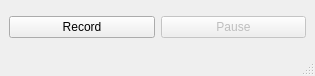
<?xml version="1.0" encoding="UTF-8"?>
<ui version="4.0">
 <class>AudioRecorder</class>
 <widget class="QMainWindow" name="AudioRecorder">
  <property name="geometry">
   <rect>
    <x>0</x>
    <y>0</y>
    <width>315</width>
    <height>76</height>
   </rect>
  </property>
  <property name="windowTitle">
   <string>MainWindow</string>
  </property>
  <widget class="QWidget" name="centralwidget">
   <layout class="QGridLayout" name="gridLayout_3">
    <item row="0" column="0">
     <widget class="QPushButton" name="recordButton">
      <property name="text">
       <string>Record</string>
      </property>
     </widget>
    </item>
    <item row="0" column="1">
     <widget class="QPushButton" name="pauseButton">
      <property name="enabled">
       <bool>false</bool>
      </property>
      <property name="text">
       <string>Pause</string>
      </property>
     </widget>
    </item>
   </layout>
  </widget>
  <widget class="QStatusBar" name="statusbar"/>
 </widget>
 <resources/>
 <connections>
  <connection>
   <sender>recordButton</sender>
   <signal>clicked()</signal>
   <receiver>AudioRecorder</receiver>
   <slot>toggleRecord()</slot>
   <hints>
    <hint type="sourcelabel">
     <x>191</x>
     <y>340</y>
    </hint>
    <hint type="destinationlabel">
     <x>113</x>
     <y>317</y>
    </hint>
   </hints>
  </connection>
  <connection>
   <sender>pauseButton</sender>
   <signal>clicked()</signal>
   <receiver>AudioRecorder</receiver>
   <slot>togglePause()</slot>
   <hints>
    <hint type="sourcelabel">
     <x>252</x>
     <y>334</y>
    </hint>
    <hint type="destinationlabel">
     <x>258</x>
     <y>346</y>
    </hint>
   </hints>
  </connection>
 </connections>
 <slots>
  <slot>setOutputLocation()</slot>
  <slot>toggleRecord()</slot>
  <slot>togglePause()</slot>
 </slots>
</ui>
